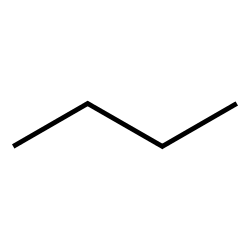
#> input picture Butano.png, 250 x 250 px
$ python Codigo.py
#> lines starting #> are read from the running program, lines starting #| are printed output that depends on the picture; after the words box and inside, x2 and y2 are one past the last pixel; in counts of white or black regions, pixels touching at a corner belong together
from os import close, replace, sep
import os
import cv2
from cv2 import data
from matplotlib.ticker import Formatter
import numpy as np
from PIL import Image
import matplotlib.pyplot as plt
from matplotlib import pyplot as plt
from numpy import array, core
from numpy.lib.shape_base import split
import pandas as pd
from openpyxl import workbook

molecula = "Butano"

# Conversion de PNG a JPG

im = Image.open(molecula + ".png")
#> im is the input picture: PIL image 250x250 RGBA; mean R, G, B, A 0, 0, 0, 5.1
bg = Image.new("RGB", im.size, (255,255,255))
#> bg: PIL image 250x250 RGB; every value is 255
bg.paste(im,im)
bg.save(molecula + ".jpg")

# Meter la imagen y convertirla a escala de grises

imagen = cv2.imread(molecula + ".jpg")
#> imagen: shape (250, 250, 3); min 0, max 255, mean 249.8
gray = cv2.cvtColor(imagen, cv2.COLOR_BGR2GRAY)

_, thresh = cv2.threshold(gray, 90, 255, cv2.THRESH_BINARY_INV)
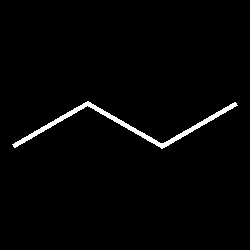
#> thresh: shape (250, 250); 1.9% white; 1 white region, box (x1, y1, x2, y2) and area: (12, 101, 238, 149) 1185
canny = cv2.Canny(gray, 10, 150)
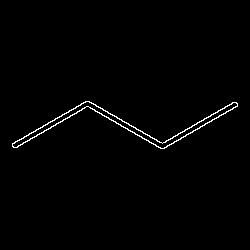
#> canny: shape (250, 250); 1.1% white in thin lines or dots, all inside (x1, y1, x2, y2) = (12, 101, 238, 149)
canny = cv2.dilate(canny, None, iterations=1)
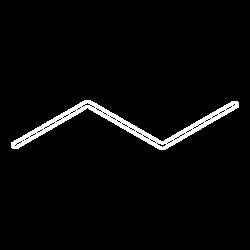
#> canny: shape (250, 250); 3.4% white; 1 white region, box (x1, y1, x2, y2) and area: (11, 100, 239, 150) 2119
canny = cv2.erode(canny,None, iterations=1)


# Empezamos con el contorno

contornos,hierarchy = cv2.findContours(canny, cv2.RETR_EXTERNAL, cv2.CHAIN_APPROX_SIMPLE)
#> contornos = 1 contour; box (x1, y1, x2, y2) and area: (12, 101, 238, 149) 1370
print("Contornos : " + str(len(contornos)))
#| Contornos : 1

lista_contorno = []
x = 0
while x != len(contornos):
    lista_contorno.append(x)
    x = x + 1
#> this loop made 1 pass
#> x on pass 1: 1
#> after the loop, lista_contorno = [0]; x = 1
print(lista_contorno)
#| [0]

for valor in lista_contorno:
    color_aleatorio = (list(np.random.choice(range(256), size = 3)))
    color = [int(color_aleatorio[0]), int(color_aleatorio[1]), int(color_aleatorio[2])]
    cv2.drawContours(imagen, contornos, (valor), (color),2)
    area = cv2.contourArea(contornos[valor])
    # print(area)
    np.set_printoptions(threshold=np.inf)
    coords = np.array2string(contornos[valor], separator= ",")
    coordenadas_1 = coords.replace("[", "")
    coordenadas_2 = coordenadas_1.replace("]", "")
    coordenadas_3 = coordenadas_2.replace("\n", "")
    coordenadas_4 = coordenadas_3.replace(" ", "")
    coordenadas_datos = []

    coordenadas_5 = coordenadas_4.split(",")

    for coordenada_final in coordenadas_5:
        coordenadas_datos.append(coordenada_final)


    # print(coords)
    file = open("C:/Users/kemen/Desktop/Programacion/Quimica 2.0/Datos de moleculas/" + molecula + "_coords.txt", "w")
    file.write("Coordenadas del contorno " + str(valor) + " de la molecula " + molecula + " : " + coords)
    file.close()

    # for coordenada in coords:
        # print(coordenada)

    x_coord = []
    y_coord = []
    for i_0 in range(0, len(coordenadas_datos), 2):
        x_coord.append(coordenadas_datos[i_0])
    for i_1 in range(1, len(coordenadas_datos), 2):
        y_coord.append(coordenadas_datos[i_1])

    # Exportacion a excel

    data = {"x" : x_coord, "y" : y_coord}
    df = pd.DataFrame(data, columns= ["x", "y"])
    df.to_excel("Datos de moleculas\Excel_datos.xlsx")
#> this loop made 1 pass
#> (color, area, df) on pass 1: ([172, 47, 117], 1370, table of 370 rows and 2 columns)
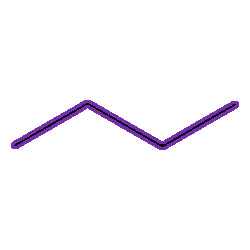
#> imagen: shape (250, 250, 3); mean B, G, R 250.7, 246.9, 249


# [10 lines of commented-out code are left out]
print(str(len(contornos)))
#| 1
cv2.imshow("Gray", gray)
cv2.imshow("Thresh", thresh)
cv2.imshow("Imagen", imagen)
cv2.imshow("Canny", canny)
cv2.waitKey(0)
cv2.destroyAllWindows()

$ run again, with Benzene.png copied over Butano.png
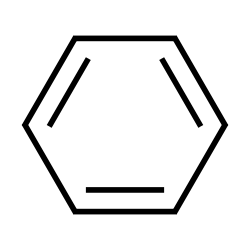
#> input picture Benzene.png, 250 x 250 px
#> im is the input picture: PIL image 250x250 RGBA; mean R, G, B, A 0, 0, 0, 19.2
#> `_, thresh = cv2.threshold(gray, 90, 255, cv2.THRESH_BINARY_INV)`:
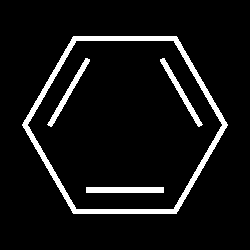
#> thresh: shape (250, 250); 7.1% white; 4 white regions, box (x1, y1, x2, y2) and area: (22, 36, 228, 214) 3135, (86, 187, 164, 193) 468, (160, 58, 203, 127) 416, (47, 58, 90, 127) 415
#> contornos = 1 contour; box (x1, y1, x2, y2) and area: (22, 35, 228, 215) 27814
#| Contornos : 1
#> the loop `while x != len(contornos):` made 1 pass
#> x on pass 1: 1
#> after the loop `while x != len(contornos):`: lista_contorno = [0]; x = 1
#| [0]
#> the loop `for valor in lista_contorno:` made 1 pass
#> (color, area, df) on pass 1: ([172, 47, 117], 27814, table of 296 rows and 2 columns)
#> after the loop `for valor in lista_contorno:`:
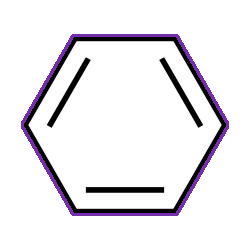
#> imagen: shape (250, 250, 3); mean B, G, R 236.7, 232.5, 234.8
#| 1
